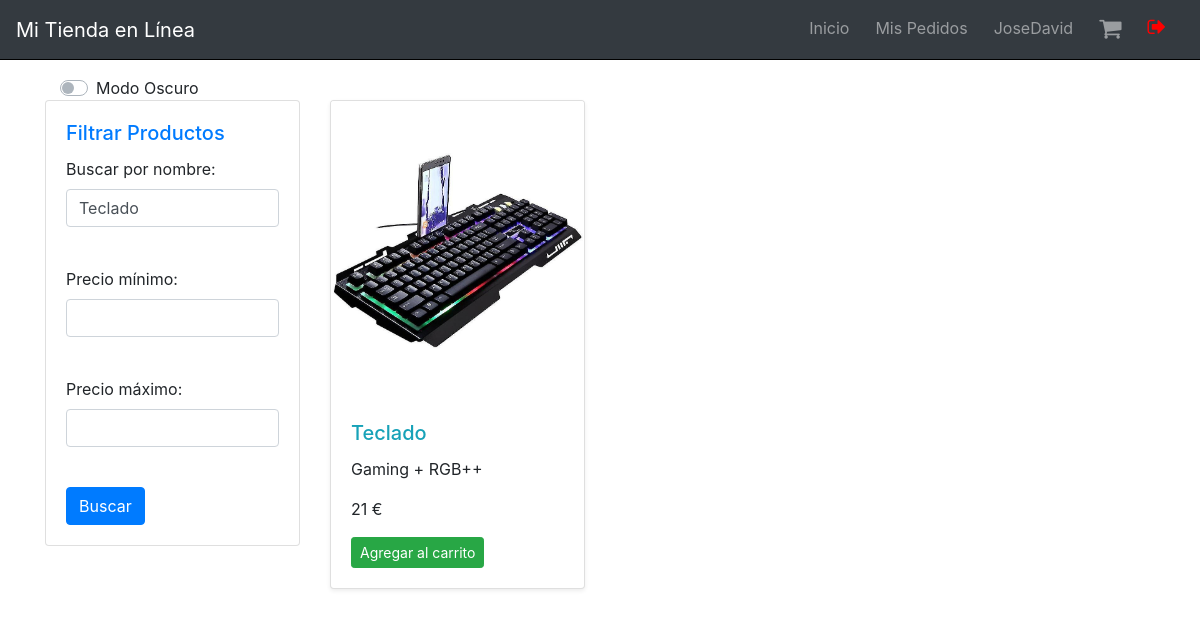
Page /Program/View/index.php?nombre=Teclado (signed in) on the committed database.
### tables this page shows
CREATE TABLE `productos` (
  `id_producto` int(11) NOT NULL,
  `nombre_producto` varchar(100) NOT NULL,
  `descripcion` text DEFAULT NULL,
  `precio` decimal(10,2) NOT NULL,
  `url_imagen` varchar(255) DEFAULT NULL
);

### Program/DataAccess/ProductosDAO.php (called while the page is built, shortened)
<?php
function devolver_productos($fNombre = null, $fMaxP = null, $fMinP = null)
{
    $conexion = Conexion();
    try {
        $query = "SELECT * FROM productos";
        $params = array();
        if (!empty($fNombre)) {
            $query .= " WHERE nombre_producto LIKE :nombre";
            $params[':nombre'] = "%$fNombre%";
        }
        $consulta = $conexion->prepare($query);
        foreach ($params as $key => $value) {
            $consulta->bindValue($key, $value);
        }
        $consulta->execute();
        return $consulta;
    } catch (PDOException $e) {
        die("Error al ejecutar la consulta: " . $e->getMessage());
    }
}

### Program/Business/ProductClass.php (called while the page is built, shortened)
<?php
require_once '../DataAccess/ProductosDAO.php';
class Product
{
    public function getName()
    {
        return $this->product_name;
    }
    public function getDescription()
    {
        return $this->description;
    }
    public function getPrice()
    {
        return $this->price;
    }
    public function getUrlImagen(){
        return $this->url_imagen;
    }
}
function arrayClass($fNombre = null, $fMaxP = null, $fMinP = null)
{
    $consulta = devolver_productos($fNombre, $fMaxP, $fMinP);
    $listProductoClases = [];
    while ($registro = $consulta->fetch()) {
        $product = new Product($registro['id_producto'], $registro['nombre_producto'], $registro['descripcion'], $registro['precio'],1, $registro['url_imagen']);
        array_push($listProductoClases, $product);
    }
    return $listProductoClases;
}

### Program/View/Index.php (the view, shortened to what this page needs)
<?php
require_once '../Business/ProductClass.php';
$listado = arrayClass(
    isset($_GET['nombre']) ? $_GET['nombre'] : null,
    isset($_GET['precio_max']) ? $_GET['precio_max'] : null,
    isset($_GET['precio_min']) ? $_GET['precio_min'] : null
);
$modoOscuroCookie = isset($_COOKIE['modo_oscuro']) ? $_COOKIE['modo_oscuro'] : 'false';
?>
<!DOCTYPE html>
<html lang="es">
<head>
    <link rel="stylesheet" href="resources/css/index.css">
    <link rel="stylesheet" href="https://stackpath.bootstrapcdn.com/bootstrap/4.3.1/css/bootstrap.min.css">
    <link rel="stylesheet" href="https://cdnjs.cloudflare.com/ajax/libs/font-awesome/4.7.0/css/font-awesome.min.css">
</head>
<body class="<?php echo $modoOscuroCookie === 'true' ? 'dark-mode' : ''; ?>">
    <?php include 'navbar.inc'; ?>
    <div class="container mt-3">
        <div class="col-md-3 ">
            <div class="custom-control custom-switch">
                <label class="custom-control-label" for="modoOscuroSwitch">Modo Oscuro</label>
            </div>
        </div>
        <div class="row">
            <div class="col-md-3 sticky-sidebar top">
                <div class="card mb-4">
                    <div class="card-body">
                        <h5 class="card-title text-primary">Filtrar Productos</h5>
                        <form method="get">
                            <div class="form-group">
                                <label for="nombre">Buscar por nombre:</label>
                                <input type="text" name="nombre" id="nombre" value="<?php echo isset($_GET['nombre']) ? htmlspecialchars($_GET['nombre']) : ''; ?>" class="form-control">
                            </div>
                            <br>
                            <div class="form-group">
                                <label for="precio_min">Precio mínimo:</label>
                                <input type="number" name="precio_min" id="precio_min" value="<?php echo isset($_GET['precio_min']) ? htmlspecialchars($_GET['precio_min']) : ''; ?>" class="form-control">
                            </div>
                            <br>
                            <div class="form-group">
                                <label for="precio_max">Precio máximo:</label>
                                <input type="number" name="precio_max" id="precio_max" value="<?php echo isset($_GET['precio_max']) ? htmlspecialchars($_GET['precio_max']) : ''; ?>" class="form-control">
                            </div>
                            <br>
                            <input type="submit" value="Buscar" class="btn btn-primary">
                        </form>
                    </div>
                </div>
            </div>
            <div class="col-md-9">
                <div class="row">
                    <?php foreach ($listado as $item) { ?>
                        <div class='col-md-4'>
                            <div class='card mb-4 shadow-sm'>
                                <img src='resources/imgs/<?php echo $item->getUrlImagen() ?>' class='card-img-top' alt='...' style='object-fit: cover; height: 300px;'>
                                <div class='card-body'>
                                    <h5 class='card-title text-info'><?php echo $item->getName(); ?></h5>
                                    <p class='card-text'><?php echo $item->getDescription(); ?></p>
                                    <p class='card-text font-weigth-bold'><?php echo $item->getPrice(); ?> €</p>
                                    <div class='d-flex justify-content-between align-items-center'>
                                        <div class='btn-group'>
                                            <?php
                                            if (!isset($_SESSION['usu_nombre'])) {
                                                echo "<a class='btn btn-sm btn-danger' href=\"login.php\">Agregar al carrito</a>";
                                            } else {
                                                echo "<a class='btn btn-sm btn-success agregarAlCarrito' href='#' data-product='" . urlencode(json_encode($item)) . "'>Agregar al carrito</a>";
                                            }
                                            ?>
                                        </div>
                                    </div>
                                </div>
                            </div>
                        </div>
                    <?php } ?>
                </div>
            </div>
        </div>
    </div>
</body>
</html>

### Program/View/resources/css/index.css (style rules this page uses)
body { transition: background-color; }

### rows in the picture
productos: url_imagen (picture), nombre_producto "Teclado", descripcion "Gaming + RGB++", Price "21"

### other values in the picture
$_SESSION['usu_nombre'] "JoseDavid"
